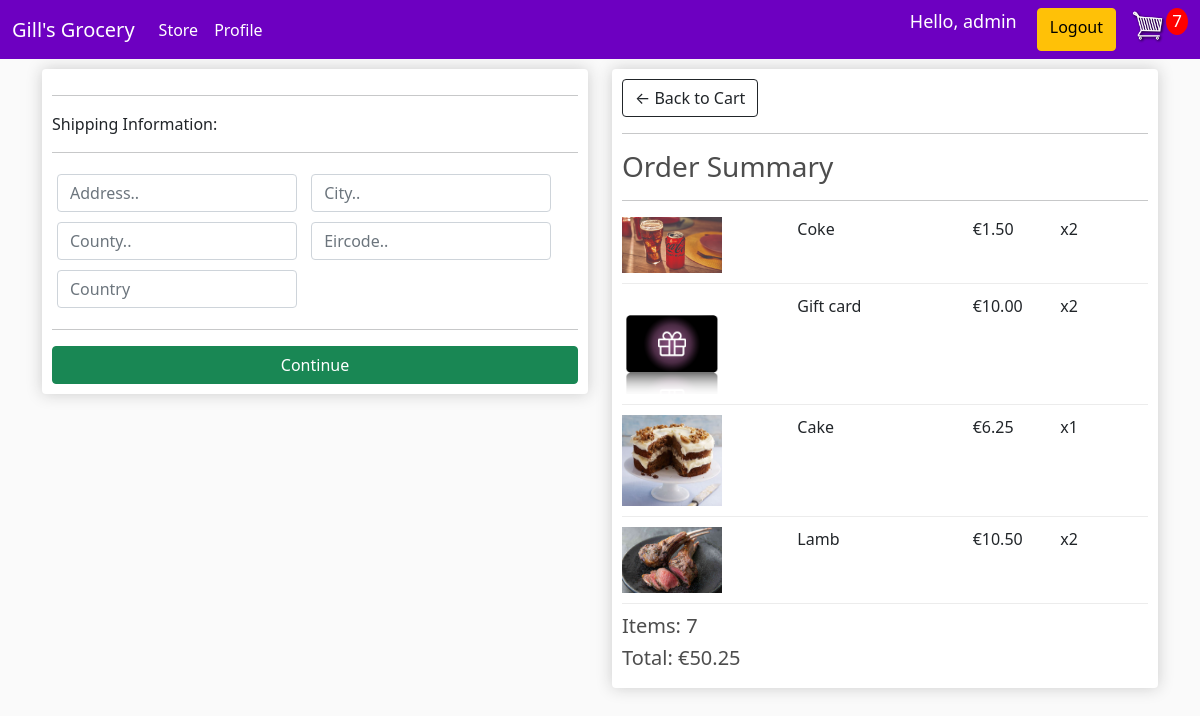
/checkout/ (signed in), run on the app's committed database.
### store/models.py (models this page shows, shortened)
class OrderItem(models.Model):
	product = models.ForeignKey(Product, on_delete=models.SET_NULL, null=True, blank=True)
	order = models.ForeignKey(Order, on_delete=models.SET_NULL, null=True, blank=True)
	quantity=models.IntegerField(default=0, null=True, blank=True)
	date_added = models.DateTimeField(auto_now_add=True)
	@property
	def get_total(self):
	    total = self.product.price * self.quantity
	    return total

class Product(models.Model):
    name=models.CharField(max_length=200, null=True)
    price=models.DecimalField(max_digits=7, decimal_places=2)
    digital=models.BooleanField(default=False, null=True, blank=False)
    image=models.ImageField(null=True, blank=True)
    @property
    def imageURL(self):
        try:
            url= self.image.url
        except:
            url=''
        return url

class Order(models.Model):
	customer = models.ForeignKey(Customer, on_delete=models.SET_NULL, null=True, blank=True)
	date_ordered = models.DateTimeField(auto_now_add=True)
	complete = models.BooleanField(default=False, null=True, blank=False)
	transaction_id = models.CharField(max_length=200, null=True)
	@property
	def shipping(self):
	    shipping= False
	    orderitems= self.orderitem_set.all()
	    for i in orderitems:
	        if i.product.digital == False:
	            shipping = True
	    return shipping
	@property
	def get_cart_total(self):
	    orderitems= self.orderitem_set.all()
	    total=sum([item.get_total for item in orderitems])
	    return total
	@property
	def get_cart_items(self):
	    orderitems= self.orderitem_set.all()
	    total=sum([item.quantity for item in orderitems])
	    return total

### store/views.py (the view)
# urls.py: path('checkout/', views.checkout, name="checkout"),
def checkout(request):
    data = cartData(request)
    cartItems = data['cartItems']
    order = data['order']
    items = data['items']
    context={'items':items , 'order': order, 'cartItems': cartItems}
    return render(request, 'store/checkout.html', context)

### store/utils.py (called while the page is built)
def cartData(request):
    if request.user.is_authenticated:
        customer = request.user.customer
        order, created = Order.objects.get_or_create(customer=customer, complete=False)
        items= order.orderitem_set.all()
        cartItems = order.get_cart_items
    else:
        cookieData = cookieCart(request)
        cartItems = cookieData['cartItems']
        order = cookieData['order']
        items = cookieData['items']
    return {'cartItems': cartItems, 'order': order, 'items': items}

### store/templates/store/checkout.html (shortened to what this page needs)
{% extends 'store/main.html' %}
{% load static %}
{% block content %}
<div class="row">
    <div class="col-lg-6">
        <div class="box-element " id="form-wrapper">
            <form  id="form">
                <div id="shipping-info">
                    <hr>
					<p>Shipping Information:</p>
					<hr>
					<div class="form-field">
						<input class="form-control" type="text" name="address" placeholder="Address..">
					</div>
					<div class="form-field">
						<input class="form-control" type="text" name="city" placeholder="City..">
					</div>
					<div class="form-field">
						<input class="form-control" type="text" name="state" placeholder="County..">
					</div>
					<div class="form-field">
						<input class="form-control" type="text" name="zipcode" placeholder="Eircode..">
					</div>
					<div class="form-field">
						<input class="form-control" type="text" name="country" placeholder="Country">
					</div>
                </div>
                <hr>
                <input id="form-button" class="btn btn-success btn-block" type="submit" value="Continue"/>
            </form>
        </div>
        <br>
    </div>
    <div class="col-lg-6">
        <div class="box-element">
            <a  class="btn btn-outline-dark" href="{% url 'cart' %}">&#x2190; Back to Cart</a>
            <hr>
            <h3>Order Summary</h3>
            <hr>
            {% for item in items %}
            <div class="cart-row">
				<div style="flex:2"><img class="row-image" src="{{ item.product.imageURL }}"></div>
				<div style="flex:2"><p>{{ item.product.name }}</p></div>
				<div style="flex:1"><p>€{{ item.product.price }}</p></div>
				<div style="flex:1"><p>x{{ item.quantity }}</p></div>
			</div>
            {% endfor %}
            <h5>Items:   {{order.get_cart_items}}</h5>
			<h5>Total:   €{{order.get_cart_total|floatformat:2}}</h5>
        </div>
    </div>
</div>
{% endblock content %}

### store/templates/store/main.html (shortened to what this page needs)
<!DOCTYPE html>
{% load static%}
<html>
    <head>
            <link href="https://cdn.jsdelivr.net/npm/bootstrap@5.1.3/dist/css/bootstrap.min.css" rel="stylesheet">
           <link rel="stylesheet" type="text/css" href="{% static 'css/main.css' %}">
     </head>
     <body>
        <nav class="navbar navbar-expand-lg navbar-dark bg-dark">
          <div class="container-fluid">
            <a class="navbar-brand" href="{% url 'store' %}">Gill's Grocery</a>
            <div class="collapse navbar-collapse" id="navbarSupportedContent">
              <ul class="navbar-nav me-auto mb-2 mb-lg-0">
                {% if user.is_authenticated %}
                    <li class="nav-item">
                      <a class="nav-link active" aria-current="page" href="{% url 'store' %}">Store</a>
                    </li>
                    <li class="nav-item">
                      <a class="nav-link active" aria-current="page" href="{% url 'profile' %}">Profile</a>
                    </li>
                {% else %}
                    <li class="nav-item">
                      <a class="nav-link active" aria-current="page" href="{% url 'store' %}">Store</a>
                    </li>
                {% endif %}
              </ul>
              <div class="d-flex">
                {% if user.is_authenticated %}
                    <span class="hello-msg">Hello, {{request.user}}</span>
                    <a class="btn btn-warning" href="{% url 'logout' %}">Logout </a>
                {% else %}
                    <a href="{% url 'register' %}"class="btn btn-warning"> Register </a>
                    <a href="{% url 'login' %}"class="btn btn-warning">Login</a>
                {% endif %}
     	        <a href="{% url 'cart' %}">
	    		    <img  id="cart-icon" src="{% static 'images/cart.png' %}">
    	        </a>
	    	    <p id="cart-total" >{{cartItems}}</p>
              </div>
            </div>
          </div>
        </nav>
        <div class="container">
            {% block content %}
            {% endblock content %}
        </div>
     </body>
</html>

### static/css/main.css (style rules this page uses)
body { background-color: hsl(0, 0%, 98%); }
h1,h2,h3,h4,h5,h6 { color:hsl(0, 0%, 30%); }
.box-element { box-shadow:hsl(0, 0%, 80%) 0 0 16px; background-color: #fff; border-radius: 4px; padding: 10px; }
.bg-dark { background-color: #6d00c1!important; }
#cart-icon { width:35px; display: inline-block; margin-left: 15px; }
#cart-total { display: block; text-align: center; color:#fff; background-color: red; width: 22px; height: 27px; border-radius: 50%; font-size: 17px; }
.col-lg-4, .col-lg-6, .col-lg-8, .col-lg-12 { margin-top: 10px; }
.btn { border-radius: 10; }
.btn-block { width: 100%; }
.row-image { width: 100px; }
.form-field { width:250px; display: inline-block; padding: 5px; }
.cart-row { display: flex; align-items: stretch; padding-bottom: 10px; margin-bottom: 10px; border-bottom: 1px solid #ececec; }

### store/templates/store/main.html (style rules this page uses)
.hello-msg { font-size:18px; color:#fff; margin-right: 20px; }

### data on the page
OrderItem: product.imageURL (picture), product.name "Coke", product.price "1.50", quantity "2"
OrderItem: product.imageURL (picture), product.name "Gift card", product.price "10.00", quantity "2"
OrderItem: product.imageURL (picture), product.name "Cake", product.price "6.25", quantity "1"
OrderItem: product.imageURL (picture), product.name "Lamb", product.price "10.50", quantity "2"
Order: get_cart_items "7", get_cart_total "50.25"

### other printed values
{{ request.user }} "admin"
{{ cartItems }} "7"
